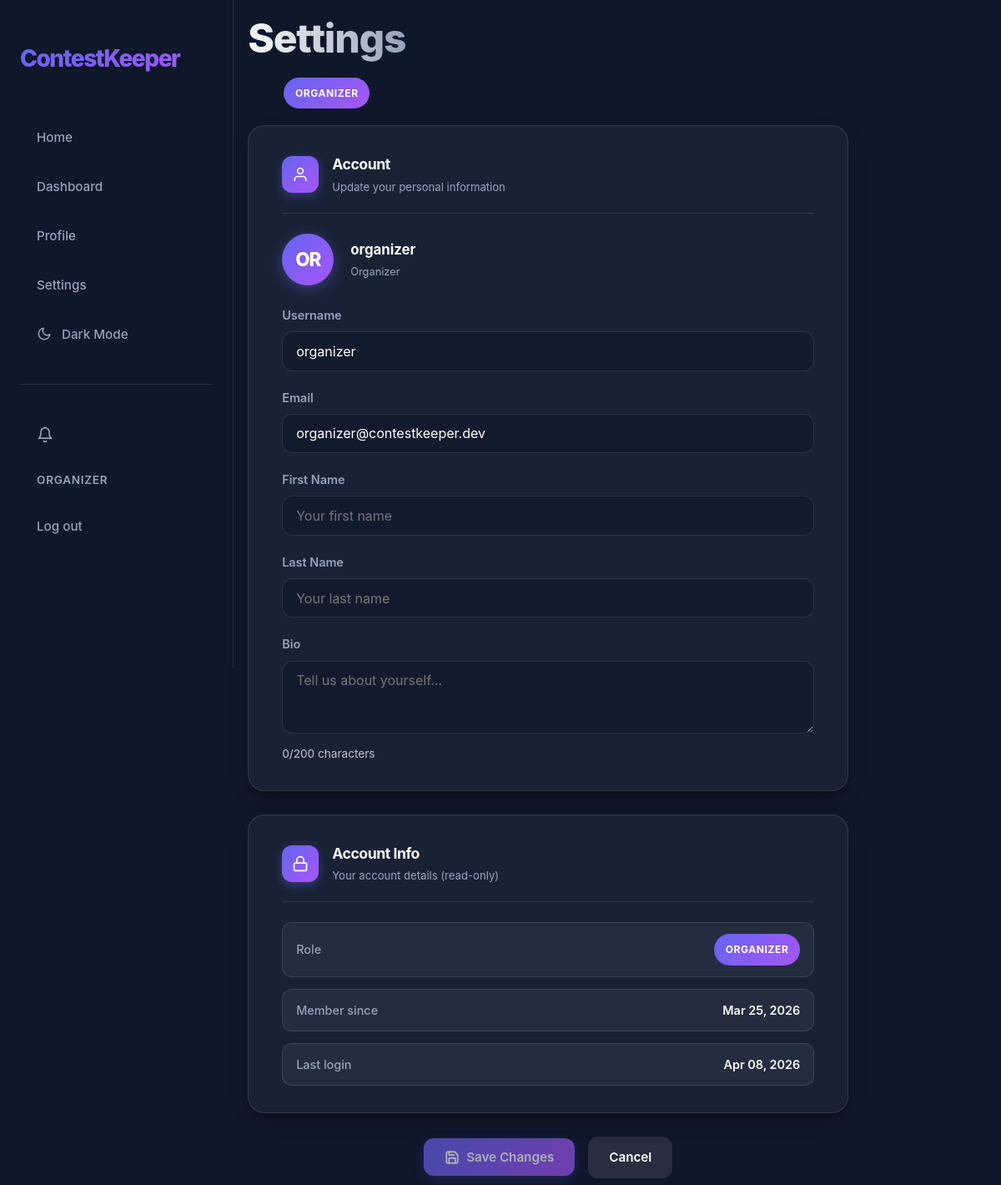
The page /settings/ (signed in) on the database as committed earlier.
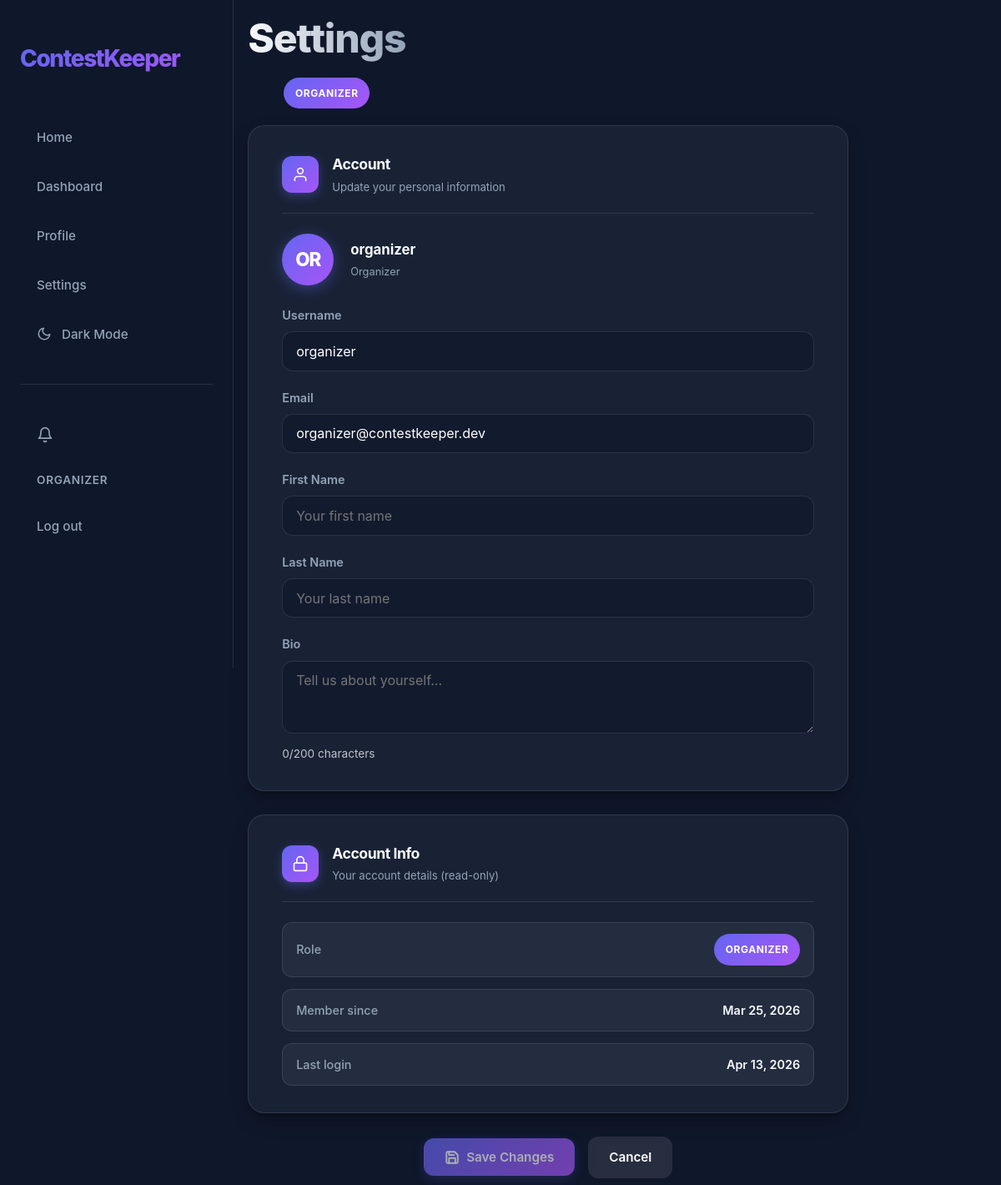
The same page on the database as committed later.
### app/models.py (models this page shows, shortened)
class User(AbstractUser):
    class Role(models.TextChoices):
        ORGANIZER = "ORGANIZER", "Organizer"
        JURY = "JURY", "Jury"
        PARTICIPANT = "PARTICIPANT", "Participant"
    username = models.CharField(max_length=20, unique=True)
    bio = models.CharField(max_length=200, blank=True)
    role = models.CharField(choices=Role.choices, default=Role.PARTICIPANT)

### app/views.py (the view, shortened to what this page needs)
# urls.py: path("settings/", views.SettingsView.as_view(), name="settings"),
class SettingsView(RedirectToRegisterMixin, View):
    def get(self, request):
        form = UserSettingsForm(instance=request.user)
        return render(request, "app/settings.html", {
            "form": form,
            "saved": request.GET.get("saved") == "1",
        })

### app/forms.py
class UserSettingsForm(forms.ModelForm):
    class Meta:
        model = User
        fields = ("username", "email", "first_name", "last_name", "bio")
        widgets = {
            "username": forms.TextInput(attrs={"class": "form-input", "placeholder": "Your username"}),
            "email": forms.EmailInput(attrs={"class": "form-input", "placeholder": "Your email address"}),
            "first_name": forms.TextInput(attrs={"class": "form-input", "placeholder": "Your first name"}),
            "last_name": forms.TextInput(attrs={"class": "form-input", "placeholder": "Your last name"}),
            "bio": forms.Textarea(attrs={"class": "form-input", "rows": 3, "placeholder": "Tell us about yourself..."}),
        }

### app/context_processors.py (called while the page is built)
def notification_count(request):
    if request.user.is_authenticated:
        return {
            'unread_notification_count': request.user.notifications.filter(is_read=False).count()
        }
    return {'unread_notification_count': 0}

### app/templates/app/settings.html (shortened to what this page needs)
{% load static %}
<!DOCTYPE html>
<html lang="en">
<head>
    <link rel="stylesheet" href="{% static 'css/common.css' %}">
    <link rel="stylesheet" href="{% static 'css/settings.css' %}">
    <link href="{% static 'fonts/origin.css' %}" rel="stylesheet">
</head>
<body>
    {% include 'app/nav.html' %}
    <main class="dashboard-container" style="display: flex; flex-direction: column; align-items: flex-start;">
        <header class="dashboard-header" style="width: 100%; max-width: 720px;">
            <div class="header-left" style="display: flex; align-items: center; gap: 1rem;">
                <h1 id="h1">Settings</h1>
                <span class="role-badge">{{ user.get_role_display }}</span>
            </div>
        </header>
        <form method="post" class="settings-layout" novalidate style="width: 100%; max-width: 720px; margin: 0;">
            <section class="settings-card">
                <div class="settings-card__header">
                    <div class="settings-card__icon">
                        <svg width="20" height="20" viewBox="0 0 24 24" fill="none" stroke="currentColor"
                            stroke-width="2" stroke-linecap="round" stroke-linejoin="round">
                            <path d="M20 21v-2a4 4 0 0 0-4-4H8a4 4 0 0 0-4 4v2"></path>
                            <circle cx="12" cy="7" r="4"></circle>
                        </svg>
                    </div>
                    <div>
                        <h2 class="settings-card__title">Account</h2>
                        <p class="settings-card__subtitle">Update your personal information</p>
                    </div>
                </div>
                <div class="settings-avatar" style="justify-content: flex-start;">
                    <div class="settings-avatar__circle">
                    </div>
                    <div class="settings-avatar__info">
                        <span class="settings-avatar__name">{{ user.username }}</span>
                        <span class="settings-avatar__role">{{ user.get_role_display }}</span>
                    </div>
                </div>
                <div class="settings-fields">
                    <div class="form-group">
                        <label class="form-label" for="{{ form.username.id_for_label }}">Username</label>
                        {{ form.username }}
                    </div>
                    <div class="form-group">
                        <label class="form-label" for="{{ form.email.id_for_label }}">Email</label>
                        {{ form.email }}
                    </div>
                    <div class="form-group">
                        <label class="form-label" for="{{ form.first_name.id_for_label }}">First Name</label>
                        {{ form.first_name }}
                    </div>
                    <div class="form-group">
                        <label class="form-label" for="{{ form.last_name.id_for_label }}">Last Name</label>
                        {{ form.last_name }}
                    </div>
                    <div class="form-group">
                        <label class="form-label" for="{{ form.bio.id_for_label }}">Bio</label>
                        {{ form.bio }}
                        <div id="bioCounter" style="margin-top: 0.4rem; font-size: 0.85rem; opacity: 0.75;"></div>
                    </div>
                </div>
            </section>
            <section class="settings-card">
                <div class="settings-card__header">
                    <div class="settings-card__icon">
                        <svg width="20" height="20" viewBox="0 0 24 24" fill="none" stroke="currentColor"
                            stroke-width="2" stroke-linecap="round" stroke-linejoin="round">
                            <rect x="3" y="11" width="18" height="11" rx="2" ry="2"></rect>
                            <path d="M7 11V7a5 5 0 0 1 10 0v4"></path>
                        </svg>
                    </div>
                    <div>
                        <h2 class="settings-card__title">Account Info</h2>
                        <p class="settings-card__subtitle">Your account details (read-only)</p>
                    </div>
                </div>
                <div class="settings-info-grid">
                    <div class="settings-info-item">
                        <span class="settings-info-item__label">Role</span>
                        <span class="settings-info-item__value">
                            <span class="role-badge">{{ user.get_role_display }}</span>
                        </span>
                    </div>
                    <div class="settings-info-item">
                        <span class="settings-info-item__label">Member since</span>
                        <span class="settings-info-item__value">{{ user.date_joined|date:"M d, Y" }}</span>
                    </div>
                    <div class="settings-info-item">
                        <span class="settings-info-item__label">Last login</span>
                        <span class="settings-info-item__value">{{ user.last_login|date:"M d, Y" }}</span>
                    </div>
                </div>
            </section>
            <div class="settings-actions" style="justify-content: center;">
                <button type="submit" class="btn btn-primary settings-save-btn">
                    Save Changes
                </button>
                <a href="{% url 'profile' %}" class="btn btn-secondary">Cancel</a>
            </div>
        </form>
    </main>
</body>
</html>

### app/templates/app/nav.html (shortened to what this page needs)
{% load static %}
<nav id="nav">
    <div class="nav-container">
        <a href="{% url 'home' %}" class="nav-logo">ContestKeeper</a>
        <div class="nav-links">
            <button data-url="{% url 'home' %}" class="nav-link" id="homeBtn">Home</button>
            <button data-url="{% url 'dashboard' %}" class="nav-link" id="dashboardBtn">Dashboard</button>
            <button data-url="{% url 'profile' %}" class="nav-link" id="profileBtn">Profile</button>
            <button data-url="{% url 'settings' %}" class="nav-link" id="settingsBtn">Settings</button>
            <button id="themeToggle" class="nav-link" aria-label="Toggle theme">
                <svg id="themeIcon" width="18" height="18" viewBox="0 0 24 24" fill="none" stroke="currentColor" stroke-width="2" stroke-linecap="round" stroke-linejoin="round" style="margin-right: 0.75rem;">
                    <path d="M21 12.79A9 9 0 1 1 11.21 3 7 7 0 0 0 21 12.79z"></path>
                </svg>
                <span id="themeText">Dark Mode</span>
            </button>
            <hr class="nav-auth-divider">
            {% if user.is_authenticated %}
            <button data-url="{% url 'notification_list' %}" class="nav-link notification-btn" id="notificationsBtn">
                <svg width="20" height="20" viewBox="0 0 24 24" fill="none" stroke="currentColor" stroke-width="2" stroke-linecap="round" stroke-linejoin="round">
                    <path d="M18 8A6 6 0 0 0 6 8c0 7-3 9-3 9h18s-3-2-3-9"></path>
                    <path d="M13.73 21a2 2 0 0 1-3.46 0"></path>
                </svg>
            </button>
            <span class="nav-user">{{ user.username }}</span>
            <form method="post" action="{% url 'logout' %}" class="nav-logout-form">
                <button type="submit" class="nav-link">Log out</button>
            </form>
            {% else %}
            <a href="{% url 'register' %}" class="nav-link">Register</a>
            <a href="{% url 'login' %}" class="nav-link">Log in</a>
            {% endif %}
        </div>
    </div>
</nav>
<link rel="stylesheet" href="{% static 'css/nav.css' %}">

### app/static/css/common.css (style rules this page uses)
:root { --primary: #6366f1; --primary-hover: #4f46e5; --secondary: #a855f7; --bg-dark: #0f172a; --bg-card: rgba(30, 41, 59, 0.7); --text-main: #f8fafc; --text-muted: #94a3b8; --border: rgba(255, 255, 255, 0.1); --glass: rgba(255, 255, 255, 0.05); --glass-hover: rgba(255, 255, 255, 0.1); --input-bg: rgba(15, 23, 42, 0.6); --input-bg-focus: rgba(15, 23, 42, 0.8); --input-text: #ffffff; --shadow-lg: 0 10px 25px -5px rgba(0, 0, 0, 0.3), 0 8px 10px -6px rgba(0, 0, 0, 0.3); }
* { margin: 0; box-sizing: border-box; }
body { background-color: var(--bg-dark); color: var(--text-main); font-family: "Inter", -apple-system, BlinkMacSystemFont, "Segoe UI", Roboto, Helvetica, Arial, sans-serif; line-height: 1.6; min-height: 100vh; }
.dashboard-container { width: 98%; margin: 0 auto; padding: 0.5rem; }
h1, h2, h3 { color: var(--text-main); letter-spacing: -0.025em; }
#h1 { font-size: 3rem; font-weight: 800; background: linear-gradient(to right, var(--text-main), var(--text-muted)); -webkit-background-clip: text; background-clip: text; -webkit-text-fill-color: transparent; margin-bottom: -0.5rem; }
.header-left { display: flex; flex-direction: column; gap: 0; }
.btn { display: inline-flex; align-items: center; justify-content: center; padding: 0.75rem 1.5rem; border-radius: 0.75rem; font-weight: 600; font-size: 0.95rem; font-family: inherit; text-decoration: none; transition: all 0.2s ease; cursor: pointer; border: 1px solid transparent; gap: 0.5rem; }
.btn-primary { background: linear-gradient(135deg, var(--primary) 0%, var(--secondary) 100%); color: white; box-shadow: 0 4px 15px rgba(99, 102, 241, 0.3); }
.btn-secondary { background: rgba(255, 255, 255, 0.1); color: white; backdrop-filter: blur(4px); }
.role-badge { display: flex; background: linear-gradient(135deg, var(--primary) 0%, var(--secondary) 100%); min-width: fit-content; min-height: fit-content; padding: 1.15vh 1.15vw; justify-content: center; align-items: center; border-radius: 9999px; font-size: 0.75rem; font-weight: 700; text-transform: uppercase; letter-spacing: 0.05em; color: white; }
.dashboard-header { display: flex; justify-content: space-between; align-items: center; margin-bottom: 3rem; }
.form-group { margin-bottom: 1.5rem; }
.form-label { display: block; color: var(--text-muted); font-size: 0.9rem; margin-bottom: 0.5rem; font-weight: 600; }
.form-input, input, textarea, select { width: 100%; background: var(--input-bg); border: 1px solid var(--border); border-radius: 0.8rem; padding: 0.8rem 1rem; color: var(--input-text); font-family: inherit; font-size: 1rem; transition: all 0.3s; }

### app/static/css/nav.css (style rules this page uses)
body { padding-left: 280px; }
#nav { background: var(--bg-dark); backdrop-filter: blur(20px); -webkit-backdrop-filter: blur(20px); color: var(--text-main); padding: 0; margin: 0; width: 280px; height: 100vh; position: fixed; top: 0; left: 0; border-right: 1px solid var(--border); z-index: 1000; overflow-y: auto; }
.nav-container { display: flex; flex-direction: column; padding: 3rem 1.5rem; height: 100%; }
.nav-logo { font-size: 1.75rem; font-weight: 800; color: white; text-decoration: none; margin-bottom: 3rem; background: linear-gradient(135deg, var(--primary) 0%, var(--secondary) 100%); -webkit-background-clip: text; background-clip: text; -webkit-text-fill-color: transparent; letter-spacing: -0.05em; }
.nav-links { display: flex; flex-direction: column; gap: 0.75rem; }
.nav-link { color: var(--text-muted); text-decoration: none; padding: 0.875rem 1.25rem; border-radius: 0.75rem; transition: all 0.2s ease; font-size: 0.95rem; font-weight: 500; display: flex; align-items: center; text-align: left; background: transparent; border: none; cursor: pointer; width: 100%; font-family: inherit; }
.nav-auth-divider { margin: 1.5rem 0; border: none; border-top: 1px solid var(--border); }
.nav-user { padding: 0.5rem 1.25rem; font-size: 0.85rem; font-weight: 600; color: var(--text-muted); text-transform: uppercase; letter-spacing: 0.05em; }
.nav-logout-form { display: block; margin-top: auto; }

Rows that differ between the two databases and show on the page:
changed User "ORGANIZER": last_login "Apr 08, 2026" → "Apr 13, 2026"
